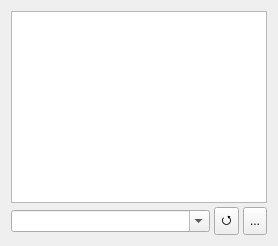
     <widget class="QWidget" name="layoutWidget">
      <layout class="QGridLayout" name="gridLayout">
       <property name="spacing">
        <number>4</number>
       </property>
       <item row="0" column="0" colspan="3">
        <widget class="QListWidget" name="listFiles">
         <property name="sizePolicy">
          <sizepolicy hsizetype="Expanding" vsizetype="Expanding">
           <horstretch>2</horstretch>
           <verstretch>1</verstretch>
          </sizepolicy>
         </property>
         <property name="showDropIndicator" stdset="0">
          <bool>false</bool>
         </property>
         <property name="alternatingRowColors">
          <bool>true</bool>
         </property>
         <property name="selectionMode">
          <enum>QAbstractItemView::ExtendedSelection</enum>
         </property>
        </widget>
       </item>
       <item row="1" column="0" rowspan="2">
        <widget class="QComboBox" name="comboPath">
         <property name="toolTip">
          <string>Current and recent data directories.</string>
         </property>
         <property name="editable">
          <bool>true</bool>
         </property>
         <property name="maxVisibleItems">
          <number>16</number>
         </property>
         <property name="insertPolicy">
          <enum>QComboBox::NoInsert</enum>
         </property>
        </widget>
       </item>
       <item row="1" column="1" rowspan="2">
        <widget class="QToolButton" name="btnRefresh">
         <property name="sizePolicy">
          <sizepolicy hsizetype="Fixed" vsizetype="Preferred">
           <horstretch>1</horstretch>
           <verstretch>0</verstretch>
          </sizepolicy>
         </property>
         <property name="toolTip">
          <string>Refresh current data directory.</string>
         </property>
         <property name="text">
          <string>⭯</string>
         </property>
        </widget>
       </item>
       <item row="1" column="2" rowspan="2">
        <widget class="QToolButton" name="btnBrowse">
         <property name="sizePolicy">
          <sizepolicy hsizetype="Fixed" vsizetype="Preferred">
           <horstretch>1</horstretch>
           <verstretch>0</verstretch>
          </sizepolicy>
         </property>
         <property name="toolTip">
          <string>Browse for data directories...</string>
         </property>
         <property name="text">
          <string>...</string>
         </property>
        </widget>
       </item>
      </layout>
     </widget>
